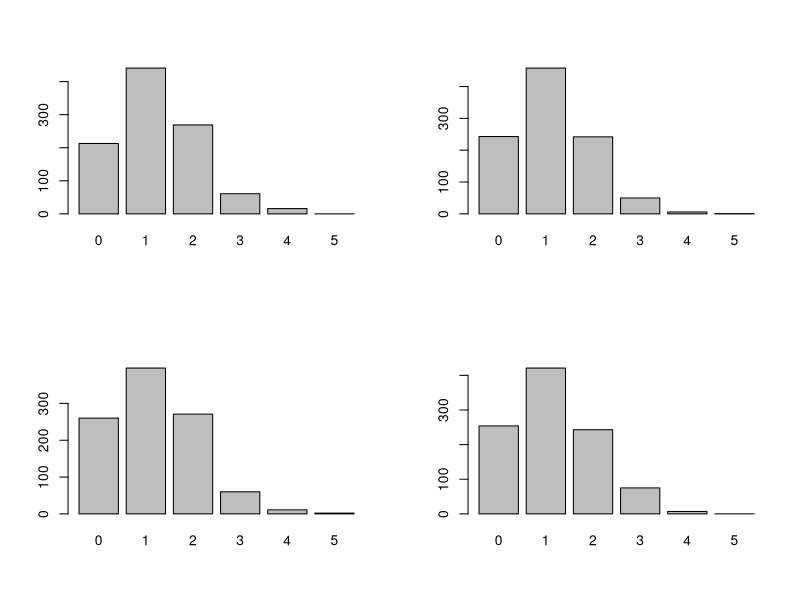
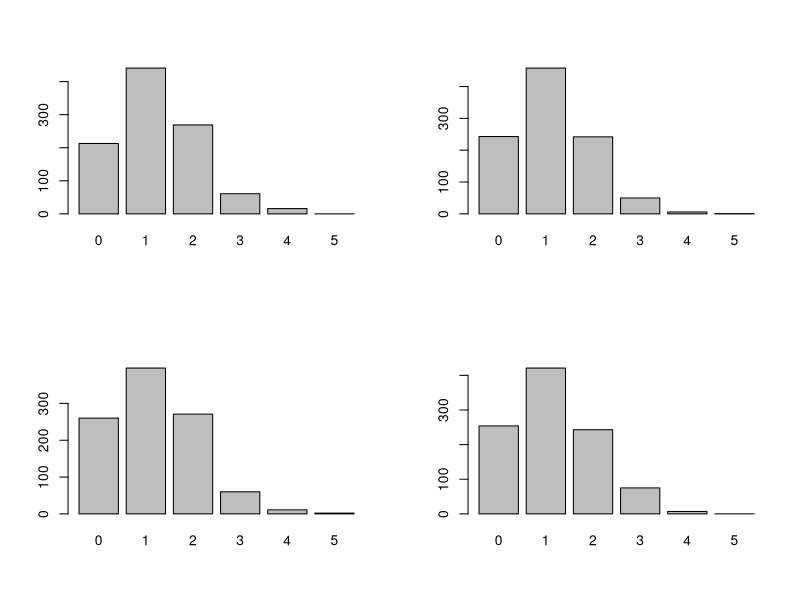

Write R code to recreate these figures, in order.
## ---- chunk 1
#| label = "setup",
#| include = FALSE
knitr::opts_chunk$set(echo = TRUE)
library(kableExtra)
## ---- chunk 2
#| echo = F
rm(list = ls())
## ---- chunk 3
plithos_figoures <- 0:5
par( mfrow= c(2,2) )
for (i in 1:4) {
  set.seed(100*i)
  xilia_paixnidia <- rhyper(1000, 12, 40, 5)
  pin_syxn <- table(factor(xilia_paixnidia, levels=plithos_figoures))
  barplot(pin_syxn, names.arg = plithos_figoures)
}
## ---- chunk 4
dhyper(3, 12, 40, 5)
## ---- chunk 5
dhyper(2, 40, 12, 5)
## ---- chunk 6
#| eval = F
plithos_figoures <- 0:5
par( mfrow= c(2,2) )
for (i in 1:4) {
  set.seed(100*i)
  xilia_paixnidia <- rhyper(1000, 12, 40, 5)
  pin_syxn <- table(factor(xilia_paixnidia, levels=plithos_figoures))
  barplot(pin_syxn, names.arg = plithos_figoures)
}
dhyper(3, 12, 40, 5)
dhyper(2, 40, 12, 5)
